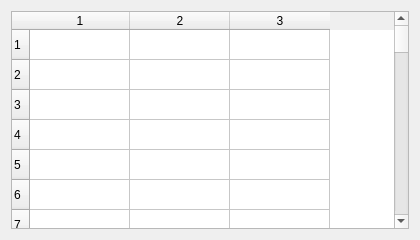
<?xml version="1.0" encoding="UTF-8"?>
<ui version="4.0"><class>Dialog</class><widget class="QDialog" name="Dialog"><property name="geometry"><rect><x>0</x><y>0</y><width>420</width><height>240</height></rect></property><property name="windowTitle"><string>Scroll vertical_50x3</string></property><layout class="QVBoxLayout" name="verticalLayout"><property name="leftMargin"><number>11</number></property><property name="topMargin"><number>11</number></property><property name="rightMargin"><number>11</number></property><property name="bottomMargin"><number>11</number></property><property name="spacing"><number>6</number></property><item><widget class="QTableWidget" name="table"><property name="rowCount"><number>50</number></property><property name="columnCount"><number>3</number></property></widget></item></layout></widget></ui>
